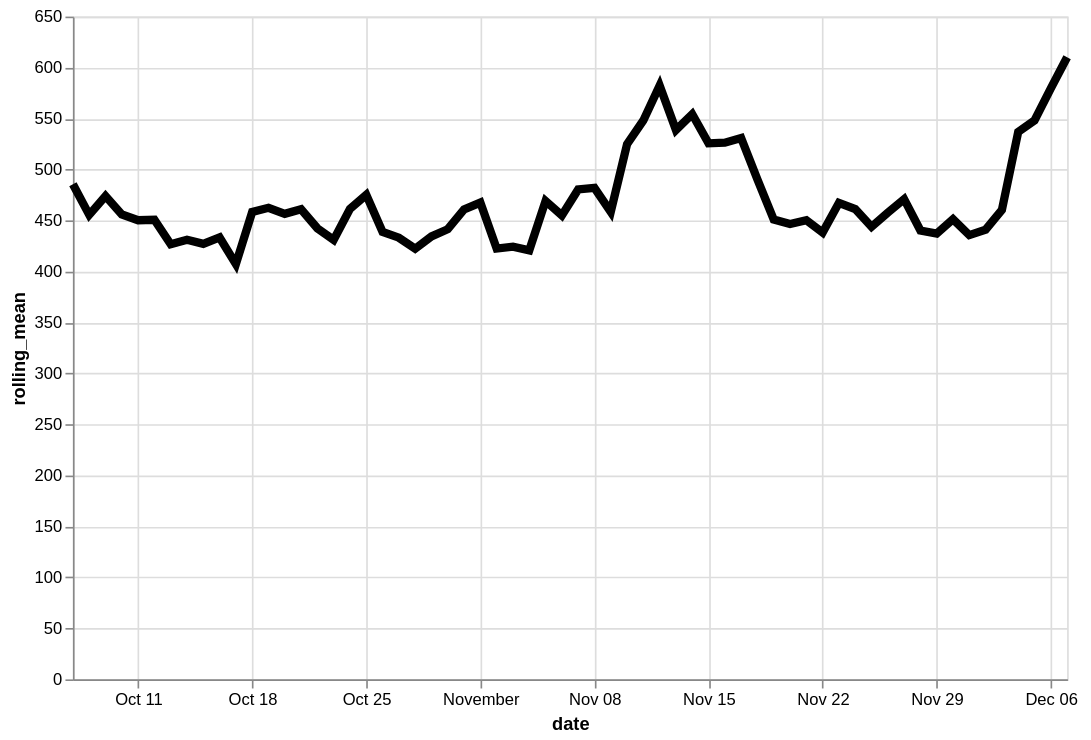

Vega-Lite specification for this chart:
### Vega-Lite specification from a JSON file in a GitHub repository (floating-point values rounded to 4 significant figures)
{"config": {"view": {"continuousWidth": 400, "continuousHeight": 300}}, "data": {"name": "data-21e2e3d8030291b3020a3d3fe364d295"}, "mark": {"type": "line", "color": "black", "size": 5}, "encoding": {"x": {"type": "temporal", "field": "date"}, "y": {"type": "quantitative", "field": "rolling_mean"}}, "height": 400, "transform": [{"window": [{"op": "mean", "field": "price", "as": "rolling_mean"}], "frame": [-4, 3]}], "width": 600, "$schema": "https://vega.github.io/schema/vega-lite/v4.8.1.json", "datasets": {"data-21e2e3d8030291b3020a3d3fe364d295": [{"item": "Couches & Futons", "date": "2020-10-07", "price": 512.0}, {"item": "Couches & Futons", "date": "2020-10-08", "price": 555.0}, {"item": "Couches & Futons", "date": "2020-10-09", "price": 416.6}, {"item": "Couches & Futons", "date": "2020-10-10", "price": 458.3}, {"item": "Couches & Futons", "date": "2020-10-11", "price": 335.9}, {"item": "Couches & Futons", "date": "2020-10-12", "price": 566.8}, {"item": "Couches & Futons", "date": "2020-10-13", "price": 347.0}, {"item": "Couches & Futons", "date": "2020-10-14", "price": 410.4}, {"item": "Couches & Futons", "date": "2020-10-15", "price": 515.7}, {"item": "Couches & Futons", "date": "2020-10-16", "price": 363.2}, {"item": "Couches & Futons", "date": "2020-10-17", "price": 451.8}, {"item": "Couches & Futons", "date": "2020-10-18", "price": 426.1}, {"item": "Couches & Futons", "date": "2020-10-19", "price": 386.0}, {"item": "Couches & Futons", "date": "2020-10-20", "price": 357.9}, {"item": "Couches & Futons", "date": "2020-10-21", "price": 755.5}, {"item": "Couches & Futons", "date": "2020-10-22", "price": 443.4}, {"item": "Couches & Futons", "date": "2020-10-23", "price": 468.6}, {"item": "Couches & Futons", "date": "2020-10-24", "price": 398.7}, {"item": "Couches & Futons", "date": "2020-10-25", "price": 302.6}, {"item": "Couches & Futons", "date": "2020-10-26", "price": 335.0}, {"item": "Couches & Futons", "date": "2020-10-27", "price": 629.6}, {"item": "Couches & Futons", "date": "2020-10-28", "price": 468.4}, {"item": "Couches & Futons", "date": "2020-10-29", "price": 464.1}, {"item": "Couches & Futons", "date": "2020-10-30", "price": 398.1}, {"item": "Couches & Futons", "date": "2020-10-31", "price": 381.9}, {"item": "Couches & Futons", "date": "2020-11-01", "price": 495.4}, {"item": "Couches & Futons", "date": "2020-11-02", "price": 359.2}, {"item": "Couches & Futons", "date": "2020-11-03", "price": 490.1}, {"item": "Couches & Futons", "date": "2020-11-04", "price": 683.3}, {"item": "Couches & Futons", "date": "2020-11-05", "price": 108.0}, {"item": "Couches & Futons", "date": "2020-11-06", "price": 478.9}, {"item": "Couches & Futons", "date": "2020-11-07", "price": 369.1}, {"item": "Couches & Futons", "date": "2020-11-08", "price": 769.4}, {"item": "Couches & Futons", "date": "2020-11-09", "price": 381.8}, {"item": "Couches & Futons", "date": "2020-11-10", "price": 562.8}, {"item": "Couches & Futons", "date": "2020-11-11", "price": 503.2}, {"item": "Couches & Futons", "date": "2020-11-12", "price": 494.9}, {"item": "Couches & Futons", "date": "2020-11-13", "price": 638.3}, {"item": "Couches & Futons", "date": "2020-11-14", "price": 665.7}, {"item": "Couches & Futons", "date": "2020-11-15", "price": 642.8}, {"item": "Couches & Futons", "date": "2020-11-16", "price": 420.9}, {"item": "Couches & Futons", "date": "2020-11-17", "price": 506.0}, {"item": "Couches & Futons", "date": "2020-11-18", "price": 334.2}, {"item": "Couches & Futons", "date": "2020-11-19", "price": 507.6}, {"item": "Couches & Futons", "date": "2020-11-20", "price": 531.2}, {"item": "Couches & Futons", "date": "2020-11-21", "price": 313.6}, {"item": "Couches & Futons", "date": "2020-11-22", "price": 351.9}, {"item": "Couches & Futons", "date": "2020-11-23", "price": 606.6}, {"item": "Couches & Futons", "date": "2020-11-24", "price": 451.1}, {"item": "Couches & Futons", "date": "2020-11-25", "price": 409.9}, {"item": "Couches & Futons", "date": "2020-11-26", "price": 566.4}, {"item": "Couches & Futons", "date": "2020-11-27", "price": 459.3}, {"item": "Couches & Futons", "date": "2020-11-28", "price": 391.6}, {"item": "Couches & Futons", "date": "2020-11-29", "price": 425.5}, {"item": "Couches & Futons", "date": "2020-11-30", "price": 457.5}, {"item": "Couches & Futons", "date": "2020-12-01", "price": 360.2}, {"item": "Couches & Futons", "date": "2020-12-02", "price": 426.9}, {"item": "Couches & Futons", "date": "2020-12-03", "price": 522.9}, {"item": "Couches & Futons", "date": "2020-12-04", "price": 441.5}, {"item": "Couches & Futons", "date": "2020-12-05", "price": 502.4}, {"item": "Couches & Futons", "date": "2020-12-06", "price": 546.6}, {"item": "Couches & Futons", "date": "2020-12-07", "price": 1037.0}]}}
